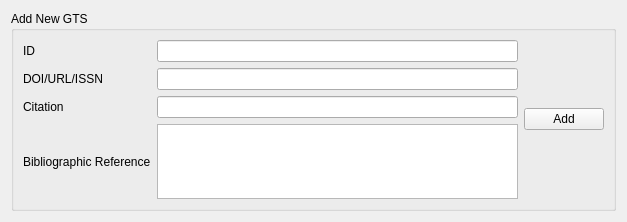
<?xml version="1.0" encoding="UTF-8"?>
<ui version="4.0">
 <class>AddGTSWidget</class>
 <widget class="QWidget" name="AddGTSWidget">
  <property name="geometry">
   <rect>
    <x>0</x>
    <y>0</y>
    <width>627</width>
    <height>207</height>
   </rect>
  </property>
  <property name="windowTitle">
   <string>Form</string>
  </property>
  <layout class="QHBoxLayout" name="horizontalLayout_2">
   <item>
    <widget class="QGroupBox" name="add_GTS_group_box">
     <property name="title">
      <string>Add New GTS</string>
     </property>
     <layout class="QHBoxLayout" name="horizontalLayout">
      <item>
       <layout class="QGridLayout" name="gridLayout">
        <item row="0" column="0">
         <widget class="QLabel" name="label">
          <property name="text">
           <string>ID</string>
          </property>
         </widget>
        </item>
        <item row="0" column="1">
         <widget class="QLineEdit" name="scale_id"/>
        </item>
        <item row="1" column="0">
         <widget class="QLabel" name="label_2">
          <property name="text">
           <string>DOI/URL/ISSN</string>
          </property>
         </widget>
        </item>
        <item row="1" column="1">
         <widget class="QLineEdit" name="pub_id"/>
        </item>
        <item row="2" column="0">
         <widget class="QLabel" name="label_3">
          <property name="text">
           <string>Citation</string>
          </property>
         </widget>
        </item>
        <item row="2" column="1">
         <widget class="QLineEdit" name="ref_value"/>
        </item>
        <item row="3" column="0">
         <widget class="QLabel" name="label_4">
          <property name="text">
           <string>Bibliographic Reference</string>
          </property>
         </widget>
        </item>
        <item row="3" column="1">
         <widget class="QTextEdit" name="bib_ref">
          <property name="sizePolicy">
           <sizepolicy hsizetype="Expanding" vsizetype="Fixed">
            <horstretch>0</horstretch>
            <verstretch>0</verstretch>
           </sizepolicy>
          </property>
          <property name="maximumSize">
           <size>
            <width>16777215</width>
            <height>75</height>
           </size>
          </property>
         </widget>
        </item>
       </layout>
      </item>
      <item>
       <widget class="QPushButton" name="add_button">
        <property name="text">
         <string>Add</string>
        </property>
       </widget>
      </item>
     </layout>
    </widget>
   </item>
  </layout>
 </widget>
 <resources/>
 <connections/>
</ui>
